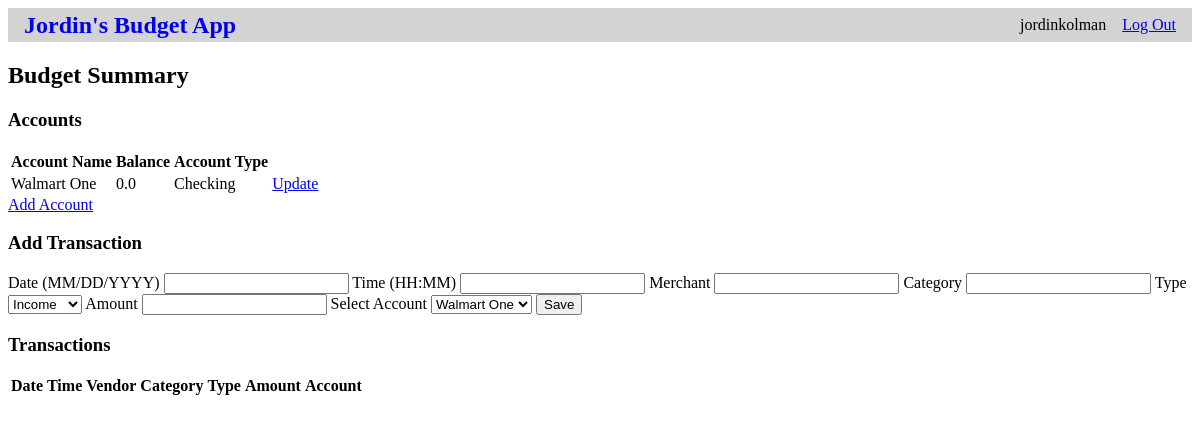
Screenshot of / (signed in) with the database file from the repository.
### tables this page shows
CREATE TABLE user (
    id INTEGER PRIMARY KEY AUTOINCREMENT,
    username TEXT UNIQUE NOT NULL,
    password TEXT NOT NULL
);

CREATE TABLE account (
    id INTEGER PRIMARY KEY AUTOINCREMENT,
    user_id INTEGER NOT NULL,
    name TEXT NOT NULL,
    balance REAL NOT NULL,
    account_type TEXT NOT NULL,
    FOREIGN KEY (user_id) REFERENCES user (id)
);

### budget_app/budget.py (the view, shortened to what this page needs)
@bp.route("/", methods=("GET", "POST"))
@login_required
def index():
    db = get_db()
    accounts = db.execute(
        "SELECT id, name, balance, account_type FROM account WHERE user_id = ?",
        (g.user["id"],),
    ).fetchall()
    transactions = db.execute(
        "SELECT t.id, date_occurred, time_occurred, v.name v_name, c.name c_name, ty.name ty_name, amount, a.name a_name"
        " FROM transactions t JOIN vendors v ON t.vendor_id = v.id"
        "  JOIN categories c ON t.category_id = c.id"
        "  JOIN types ty ON t.type_id = ty.id"
        "  JOIN account a ON t.account_id = a.id"
        "  WHERE t.user_id = ?",
        (g.user["id"],),
    ).fetchall()
    types = db.execute(
        'SELECT id, name FROM types'
    ).fetchall()
    return render_template(
        "budget/index.html", accounts=accounts, transactions=transactions, types=types,
    )

### budget_app/auth.py (called while the page is built)
@bp.before_app_request
def load_logged_in_user():
    user_id = session.get('user_id')
    if user_id is None:
        g.user = None
    else:
        g.user = get_db().execute(
            'SELECT * FROM user WHERE id = ?', (user_id,)
        ).fetchone()

def login_required(view):
    @functools.wraps(view)
    def wrapped_view(**kwargs):
        if g.user is None:
            return redirect(url_for('auth.login'))
        return view(**kwargs)
    return wrapped_view

### budget_app/db.py (called while the page is built)
def get_db():
    if 'db' not in g:
        g.db = sqlite3.connect(
            current_app.config['DATABASE'],
            detect_types=sqlite3.PARSE_DECLTYPES
        )
        g.db.row_factory = sqlite3.Row
    return g.db

### budget_app/templates/budget/index.html (shortened to what this page needs)
{% extends 'base.html' %}
{% block header %}
    <h1>{% block title %}Budget Summary{% endblock %}</h1>
{% endblock %}
{% block content %}
    <div id="accounts">
        <h3>Accounts</h3>
        <table>
            <thead>
                <tr>
                    <th><span>Account Name</span></th>
                    <th><span>Balance</span></th>
                    <th><span>Account Type</span></th>
                </tr>
            </thead>
            <tbody>
                {% for account in accounts %}
                    <tr>
                        <td><span>{{ account['name'] }}</span></td>
                        <td><span>{{ account['balance'] }}</span></td>
                        <td><span>{{ account['account_type'] }}</span></td>
                        <td><a href='{{ account["id"] }}/update_account'>Update</a></td>
                    </tr>
                {% endfor %}
            </tbody>
        </table>
        <a href="./add_account">Add Account</a>
    </div>
    <div id="add_transaction">
        <h3>Add Transaction</h3>
        <form method="post">
            <label for="date">Date (MM/DD/YYYY)</label>
            <input name="date" id="date" value="{{ request.form['date'] }}" required>
            <label for="time">Time (HH:MM)</label>
            <input name="time" id="time" value="{{ request.form['time'] }}" required>
            <label for="vendor">Merchant</label>
            <input name="vendor" id="vendor" value="{{ request.form['vendor'] }}" required>
            <label for="category">Category</label>
            <input name="category" id="category" value="{{ request.form['category'] }}" required>
            <label for="transaction_type">Type</label>
            <select name="transaction_type" id="transaction_type">
                {% for type in types %}
                    <option value="{{ type.name }}">{{ type['name'] }}</option>
                {% endfor %}
            </select>
            <label for="amount">Amount</label>
            <input name="amount" id="amount" value="{{ request.form['amount'] }}" required>
            <label for="account">Select Account</label>
            <select name="account" id="account" required>
                {% for account in accounts %}
                    <option value="{{ account.name }}">{{ account['name'] }}</option>
                {% endfor %}
            </select>
            <input type="submit" value="Save">
        </form>
    </div>
    <div id="transactions">
        <h3>Transactions</h3>
        <table>
            <thead>
                <tr>
                    <th><span>Date</span></th>
                    <th><span>Time</span></th>
                    <th><span>Vendor</span></th>
                    <th><span>Category</span></th>
                    <th><span>Type</span></th>
                    <th><span>Amount</span></th>
                    <th><span>Account</span></th>
                </tr>
            </thead>
        </table>
    </div>
{% endblock %}

### budget_app/templates/base.html (shortened to what this page needs)
<!DOCTYPE html>
<html lang="en">
<head>
    <link rel="stylesheet" href="{{ url_for('static', filename='style.css')}}">
</head>
<body>
    <nav>
        <h1><a href="./">Jordin's Budget App</a></h1>
        <ul>
            {% if g.user %}
                <li><span>{{ g.user['username'] }}</span></li>
                <li><a href="{{ url_for('auth.logout') }}">Log Out</a></li>
            {% else %}
                <li><a href="{{ url_for('auth.register') }}">Register</a></li>
                <li><a href="{{ url_for('auth.login') }}">Log In</a></li>
            {% endif %}
        </ul>
    </nav>
    <section class="content">
        <header>{% block header %}{% endblock %}</header>
        {% block content %}{% endblock %}
    </section>
</body>
</html>

### budget_app/static/style.css (style rules this page uses)
nav { background: lightgray; display: flex; align-items: center; padding: 0 0.5rem; }
nav h1 { flex: auto; margin: 0; }
nav h1 a { text-decoration: none; padding: 0.25rem 0.5rem; }
nav ul { display: flex; list-style: none; margin: 0; padding: 0; }
nav ul li a, nav ul li span, header .action { display: block; padding: 0.5rem; }

### rows the page displays
user: user.username "jordinkolman"
account: name "Walmart One", balance "0.0", account_type "Checking"

### other values shown
form field transaction_type "Income"
form field account "Walmart One"
